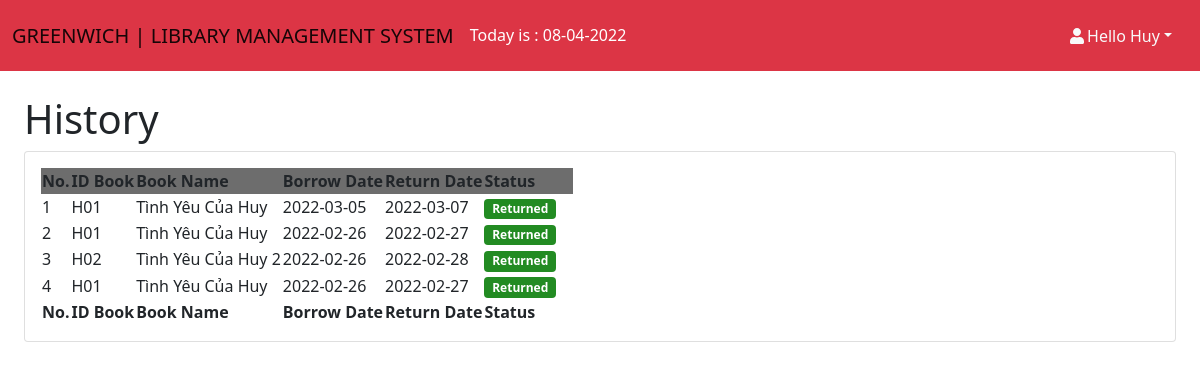
Screenshot of /history.php (signed in) with the database file from the repository.
### tables this page shows
CREATE TABLE `phieumuon` (
  `id` int(11) NOT NULL,
  `book_id` int(11) NOT NULL,
  `madocgia` varchar(250) NOT NULL,
  `tendocgia` varchar(250) NOT NULL,
  `nganhdocgia` varchar(250) NOT NULL,
  `sodienthoai` int(11) NOT NULL,
  `ngaymuon` date NOT NULL,
  `ngaytra` date NOT NULL,
  `status` int(11) NOT NULL
);

CREATE TABLE `book` (
  `id` int(11) NOT NULL,
  `ten` varchar(250) NOT NULL,
  `nganh` varchar(250) NOT NULL,
  `nhaxb` varchar(250) NOT NULL,
  `soluong` int(11) NOT NULL,
  `tacgia` varchar(250) NOT NULL,
  `masach` varchar(250) NOT NULL,
  `status` int(11) NOT NULL
);

### history.php (the view, shortened to what this page needs)
<?php include('admin/inc/connect.php') ?>
<!DOCTYPE html>
<html lang="en">
<head>
    <link href="https://cdn.jsdelivr.net/npm/simple-datatables@latest/dist/style.css" rel="stylesheet" />
    <link href="admin/css/styles.css" rel="stylesheet" />
</head>
<body class="sb-nav-fixed">
    <nav class="navbar navbar-expand-lg navbar-light bg-danger">
        <div class="container-fluid">
            <a class="navbar-brand" href="index.php">GREENWICH | LIBRARY MANAGEMENT SYSTEM</a>
            <div class="collapse navbar-collapse" id="navbarSupportedContent">
                <ul class="navbar-nav me-auto mb-2 mb-lg-0">
                    <li class="nav-item">
                        <?php
                        $today = date("d-m-Y");
                        ?>
                        <p style="color:white;margin-top:15px;margin-right:200px">Today is : <?php echo $today ?></p>
                    </li>
                </ul>
                <div class="d-flex">
                    <div class="nav-item dropdown d-none d-lg-block">
                        <?php if (isset($_SESSION['taikhoan'])) { ?>
                        <a class="nav-link dropdown-toggle text-light" id="navbarDropdown" href="#" role="button"
                            data-bs-toggle="dropdown" aria-expanded="false"><i class="fas fa-user fa-fw"></i>Hello
                            <?php echo $_SESSION['hoten'] ?></a>
                            <?php } else { ?>
                            <a style="color:white;margin-top:15px;text-decoration:none" href="login.php">Sign In</a> ||
                            <a style="color:white;margin-top:15px;margin-left : 15px;text-decoration:none"
                                href="register.php">Sign Up</a>
                            <?php } ?>
                    </div>
                </div>
            </div>
        </div>
    </nav>
    <div id="layoutTable">
        <div id="layoutTable_content">
            <main>
                <div class="container-fluid px-4">
                    <h1 class="mt-4">History</h1>
                    <div class="card mb-4">
                        <div class="card-body">
                            <table id="datatablesSimple">
                                <thead>
                                    <tr style="background-color : #6D6D6D">
                                        <th>No.</th>
                                        <th>ID Book</th>
                                        <th>Book Name</th>
                                        <th>Borrow Date</th>
                                        <th>Return Date</th>
                                        <th>Status</th>
                                    </tr>
                                </thead>
                                <tfoot>
                                    <tr>
                                        <th>No.</th>
                                        <th>ID Book</th>
                                        <th>Book Name</th>
                                        <th>Borrow Date</th>
                                        <th>Return Date</th>
                                        <th>Status</th>
                                    </tr>
                                </tfoot>
                                <tbody>
                                    <?php
                                    $tendg = $_SESSION['hoten'];
                                    $madg = $_SESSION['madocgia'];
                                    $nganhdg = $_SESSION['nganhdocgia'];
                                    $query = "SELECT a.*,b.ten,b.masach,b.nganh,b.nhaxb,b.tacgia FROM phieumuon as a,book as b WHERE a.book_id = b.id AND a.status != 3 AND a.madocgia = '{$madg}' AND a.tendocgia = '{$tendg}' AND a.nganhdocgia = '{$nganhdg}'  ORDER BY a.id DESC";
                                    $result = mysqli_query($connect, $query);
                                    $stt = 1;
                                    while ($arUser = mysqli_fetch_array($result, MYSQLI_ASSOC)) {
                                    ?>
                                    <tr>
                                        <td><?php echo $stt ?></td>
                                        <td><?php echo $arUser['masach'] ?></td>
                                        <td><?php echo $arUser['ten'] ?></td>
                                        <td><?php echo $arUser["ngaymuon"] ?></td>
                                        <td><?php echo $arUser["ngaytra"] ?></td>
                                        <td style="width: 90px !important">
                                            <?php if ($arUser["status"] == 1) { ?>
                                            <span class="badge badge-danger"
                                                style="background-color:goldenrod;font-size:12px">Borrowing</span>
                                            <?php } else { ?>
                                            <span class="badge badge-danger"
                                                style="background-color: forestgreen; font-size: 12px ">Returned </span>
                                            <?php } ?>
                                        </td>
                                    </tr>
                                    <?php $stt++;
                                    } ?>
                                </tbody>
                            </table>
                        </div>
                    </div>
                </div>
            </main>
        </div>
    </div>
</body>
</html>

### rows the page displays
phieumuon: book.masach "H01", book.ten "Tình Yêu Của Huy", ngaymuon "2022-03-05", ngaytra "2022-03-07", status "Returned"
phieumuon: book.masach "H01", book.ten "Tình Yêu Của Huy", ngaymuon "2022-02-26", ngaytra "2022-02-27", status "Returned"
phieumuon: book.masach "H02", book.ten "Tình Yêu Của Huy 2", ngaymuon "2022-02-26", ngaytra "2022-02-28", status "Returned"
phieumuon: book.masach "H01", book.ten "Tình Yêu Của Huy", ngaymuon "2022-02-26", ngaytra "2022-02-27", status "Returned"

### other values shown
$_SESSION['hoten'] "Huy"
